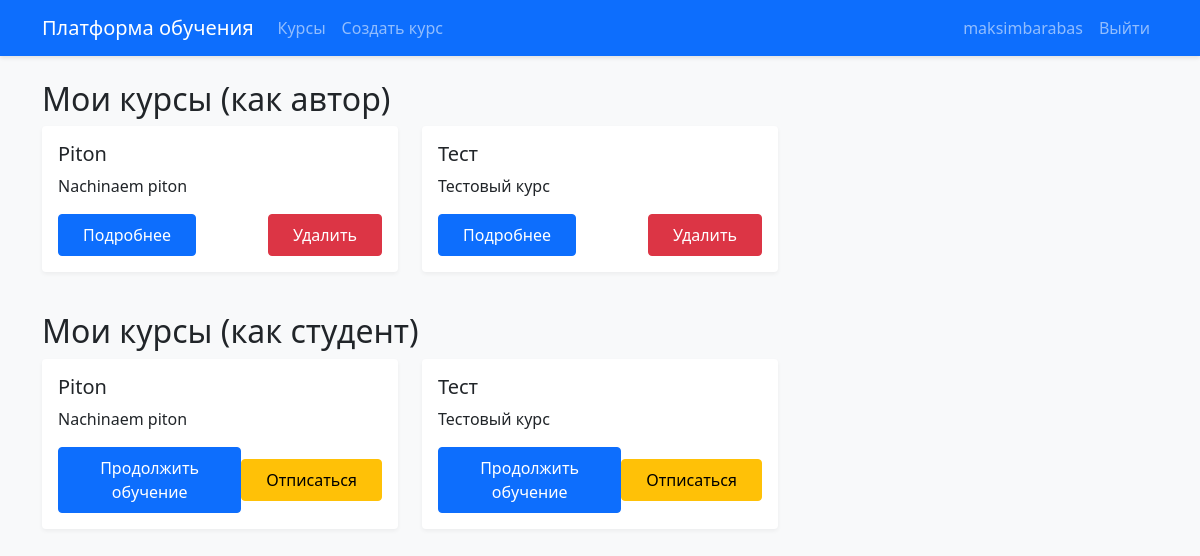
Page / (signed in) on the earlier database version.
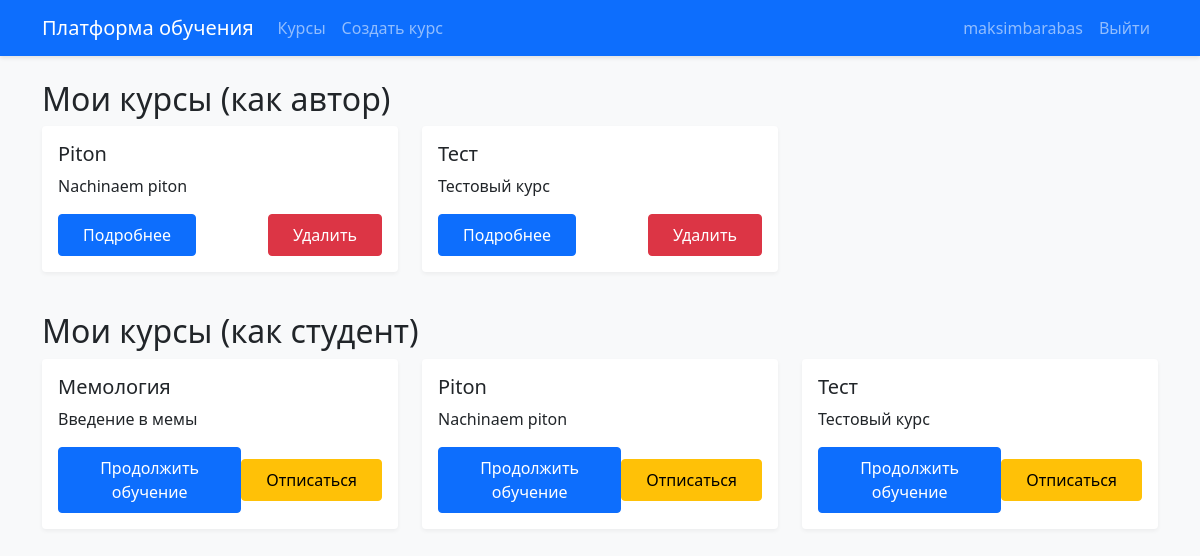
Same page on the later database version.
### courses/models.py (models this page shows, shortened)
class Course(models.Model):
    title = models.CharField(max_length=200, verbose_name="Название курса")
    description = models.TextField(verbose_name="Описание курса")
    creator = models.ForeignKey(User, on_delete=models.CASCADE, related_name='created_courses', verbose_name="Создатель курса")
    created_at = models.DateTimeField(auto_now_add=True)
    updated_at = models.DateTimeField(auto_now=True)
    class Meta:
        verbose_name = "Курс"
        verbose_name_plural = "Курсы"
        ordering = ['-created_at']

### courses/views.py (the view)
# urls.py: path('', views.course_list, name='course_list'),
@login_required
def course_list(request):
    created_courses = Course.objects.filter(creator=request.user)
    enrolled_courses = Course.objects.filter(enrolled_students__student=request.user)
    available_courses = Course.objects.exclude(
        creator=request.user  # исключаем курсы, где пользователь является автором
    ).exclude(
        enrolled_students__student=request.user  # исключаем курсы, на которые уже записан
    )
    return render(request, 'courses/course_list.html', {
        'created_courses': created_courses,
        'enrolled_courses': enrolled_courses,
        'available_courses': available_courses
    })

### templates/courses/course_list.html (shortened to what this page needs)
{% extends 'base.html' %}
{% block content %}
<div class="row">
    {% if created_courses %}
    <div class="col-md-12 mb-4">
        <h2>Мои курсы (как автор)</h2>
        <div class="row">
            {% for course in created_courses %}
            <div class="col-md-4 mb-3">
                <div class="card">
                    <div class="card-body">
                        <h5 class="card-title">{{ course.title }}</h5>
                        <p class="card-text">{{ course.description|truncatewords:20 }}</p>
                        <div class="d-flex justify-content-between align-items-center">
                            <a href="{% url 'course_detail' course.pk %}" class="btn btn-primary">Подробнее</a>
                            <form method="post" action="{% url 'course_delete' course.pk %}"
                                  onsubmit="return confirm('Вы уверены, что хотите удалить этот курс? Это действие нельзя отменить.');">
                                <button type="submit" class="btn btn-danger">Удалить</button>
                            </form>
                        </div>
                    </div>
                </div>
            </div>
            {% endfor %}
        </div>
    </div>
    {% endif %}
    {% if enrolled_courses %}
    <div class="col-md-12 mb-4">
        <h2>Мои курсы (как студент)</h2>
        <div class="row">
            {% for course in enrolled_courses %}
            <div class="col-md-4 mb-3">
                <div class="card">
                    <div class="card-body">
                        <h5 class="card-title">{{ course.title }}</h5>
                        <p class="card-text">{{ course.description|truncatewords:20 }}</p>
                        <div class="d-flex justify-content-between align-items-center">
                            <a href="{% url 'course_detail' course.pk %}" class="btn btn-primary">Продолжить обучение</a>
                            <form method="post" action="{% url 'course_unenroll' course.pk %}"
                                  onsubmit="return confirm('Вы уверены, что хотите отписаться от этого курса?');">
                                <button type="submit" class="btn btn-warning">Отписаться</button>
                            </form>
                        </div>
                    </div>
                </div>
            </div>
            {% endfor %}
        </div>
    </div>
    {% endif %}
</div>
{% endblock %}

Differences in the rows shown:
added Course: title "Мемология", description "Введение в мемы", shown under "Мои курсы (как студент)"
